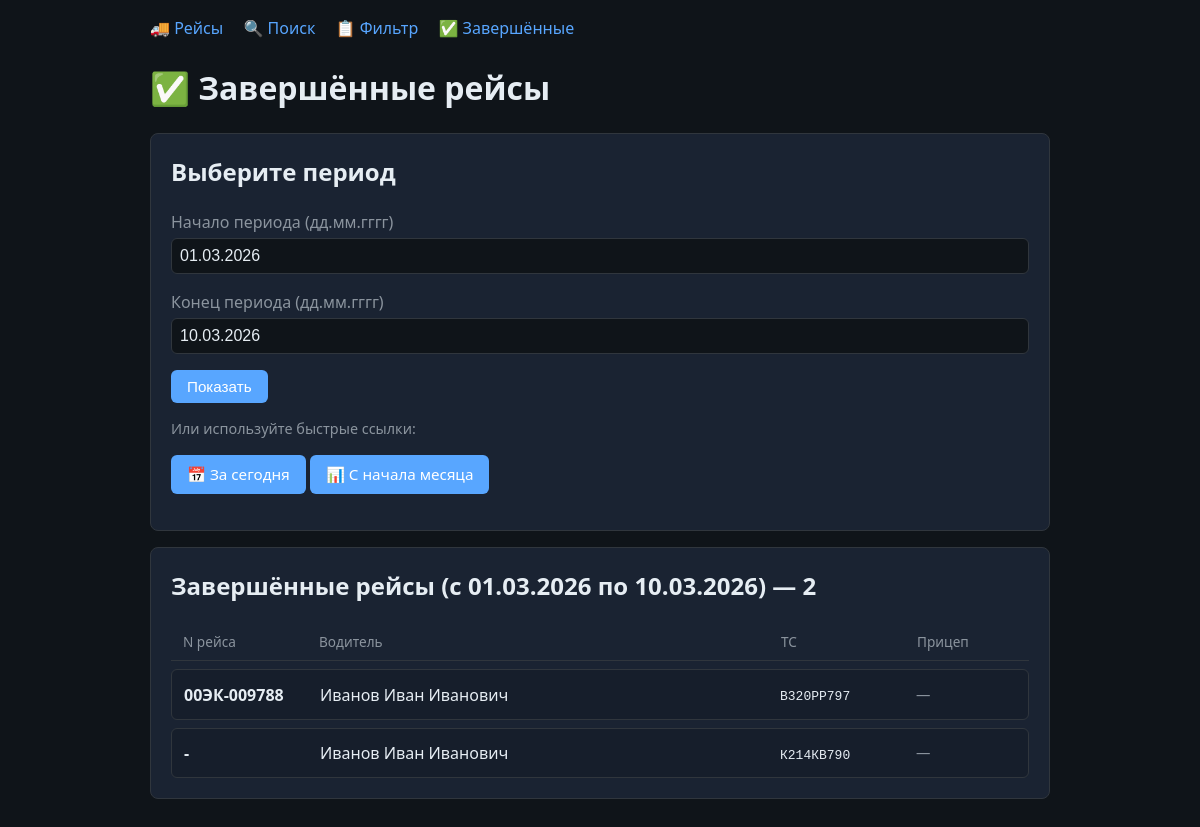
The page /admin/routes/completed?month=1 on the database its author committed.
### tables this page shows
CREATE TABLE "Route" (
	"id"	TEXT,
	"tg_id"	INTEGER,
	"points"	TEXT,
	"status"	TEXT
, number_auto TEXT DEFAULT '', temperature TEXT DEFAULT '', dispatcher_contacts TEXT DEFAULT '', registration_number TEXT DEFAULT '', trailer_number TEXT DEFAULT '');

CREATE TABLE "Users" (
	"tg_id"	TEXT,
	"name"	TEXT,
	"phone"	TEXT,
	"role"	TEXT,
	"status"	TEXT
);

### api/admin_routes_web.py (the view)
@router.get("/routes/completed", response_class=HTMLResponse)
async def route_completed(request: Request, _=Depends(require_admin)):
    user_repo, route_repo = _get_repos()
    today = datetime.now()
    date_from = request.query_params.get("date_from", "").strip()
    date_to = request.query_params.get("date_to", "").strip()
    today_param = request.query_params.get("today")
    month_param = request.query_params.get("month")
    if today_param:
        d = today.strftime("%d.%m.%Y")
        date_from = date_to = d
        period_info = d
    elif month_param:
        start = today.replace(day=1)
        date_from = start.strftime("%d.%m.%Y")
        date_to = today.strftime("%d.%m.%Y")
        period_info = f"с {date_from} по {date_to}"
    elif date_from and date_to:
        period_info = f"с {date_from} по {date_to}"
    else:
        period_info = "—"
        date_from = date_to = today.strftime("%d.%m.%Y")
    routes = route_repo.get_routes_success_in_period(date_from, date_to) if date_from and date_to else []
    driver_names = {r.tg_id: get_driver_name(user_repo, r.tg_id) for r in routes}
    req_ctx = {"date_from": date_from, "date_to": date_to}
    return templates.TemplateResponse(
        "route_completed.html",
        {
            "request": request,
            "routes": routes,
            "driver_names": driver_names,
            "period_info": period_info,
            "req_ctx": req_ctx,
        },
    )

### api/templates/route_completed.html (shortened to what this page needs)
{% extends "base.html" %}
{% block content %}
<h1>✅ Завершённые рейсы</h1>
<div class="card">
    <h2>Выберите период</h2>
    <form method="get" action="/admin/routes/completed">
        <div class="form-group">
            <label>Начало периода (дд.мм.гггг)</label>
            <input type="text" name="date_from" placeholder="01.03.2026" value="{{ req_ctx.date_from or '' }}">
        </div>
        <div class="form-group">
            <label>Конец периода (дд.мм.гггг)</label>
            <input type="text" name="date_to" placeholder="31.03.2026" value="{{ req_ctx.date_to or '' }}">
        </div>
        <button type="submit" class="btn">Показать</button>
    </form>
    <p class="route-meta">Или используйте быстрые ссылки:</p>
    <p>
        <a href="/admin/routes/completed?today=1" class="btn">📅 За сегодня</a>
        <a href="/admin/routes/completed?month=1" class="btn">📊 С начала месяца</a>
    </p>
</div>
{% if routes is defined %}
<div class="card">
    <h2>Завершённые рейсы ({{ period_info }}) — {{ routes|length }}</h2>
    {% if routes %}
    <div class="route-cards">
        <div class="route-cards-header">
            <span>N рейса</span><span>Водитель</span><span>ТС</span><span>Прицеп</span>
        </div>
        {% for r in routes %}
        <a href="/admin/routes/{{ r.id }}" class="route-card">
            <span class="route-id">{{ r.id }}</span>
            <span>{{ driver_names.get(r.tg_id, 'Неизвестно') }}</span>
            <span><code>{{ r.number_auto or '—' }}</code></span>
            <span class="route-meta">{{ r.trailer_number or '—' }}</span>
        </a>
        {% endfor %}
    </div>
    {% else %}
    <p>Рейсы не найдены за указанный период.</p>
    {% endif %}
</div>
{% endif %}
{% endblock %}

### api/templates/base.html (style rules this page uses)
:root { --bg: #0f1419; --bg-card: #1a2332; --text: #e6edf3; --text-muted: #8b949e; --accent: #58a6ff; --accent-hover: #79b8ff; --danger: #f85149; --success: #3fb950; --border: #30363d; }
* { box-sizing: border-box; }
body { font-family: 'Segoe UI', system-ui, sans-serif; background: var(--bg); color: var(--text); margin: 0; padding: 1rem; line-height: 1.5; }
a { color: var(--accent); text-decoration: none; }
.card { background: var(--bg-card); border: 1px solid var(--border); border-radius: 8px; padding: 1.25rem; margin-bottom: 1rem; }
h1, h2 { margin-top: 0; }
.btn { display: inline-block; padding: 0.5rem 1rem; background: var(--accent); color: #fff; border: none; border-radius: 6px; cursor: pointer; font-size: 0.95rem; }
.form-group { margin-bottom: 1rem; }
.form-group label { display: block; margin-bottom: 0.25rem; color: var(--text-muted); }
input, select, textarea { width: 100%; padding: 0.5rem; background: var(--bg); border: 1px solid var(--border); border-radius: 6px; color: var(--text); font-size: 1rem; }
.route-meta { font-size: 0.9rem; color: var(--text-muted); }
.route-cards { display: flex; flex-direction: column; gap: 0.5rem; }
.route-cards-header { display: grid; grid-template-columns: 120px 1fr 120px 100px; gap: 1rem; padding: 0.5rem 0.75rem; color: var(--text-muted); font-size: 0.85rem; border-bottom: 1px solid var(--border); }
.route-card { display: grid; grid-template-columns: 120px 1fr 120px 100px; gap: 1rem; align-items: center; padding: 0.75rem; background: rgba(0,0,0,0.15); border-radius: 6px; border: 1px solid var(--border); text-decoration: none; color: inherit; }
.route-card .route-id { font-weight: 600; }

### rows shown on the page
Route: id "00ЭК-009788", number_auto "В320РР797", trailer_number "—"
Users: get "Иванов Иван Иванович"
Route: id "-", number_auto "К214КВ790", trailer_number "—"

### other values the page prints
{{ period_info }} "с 01.03.2026 по 10.03.2026"
{{ routes|length }} "2"
